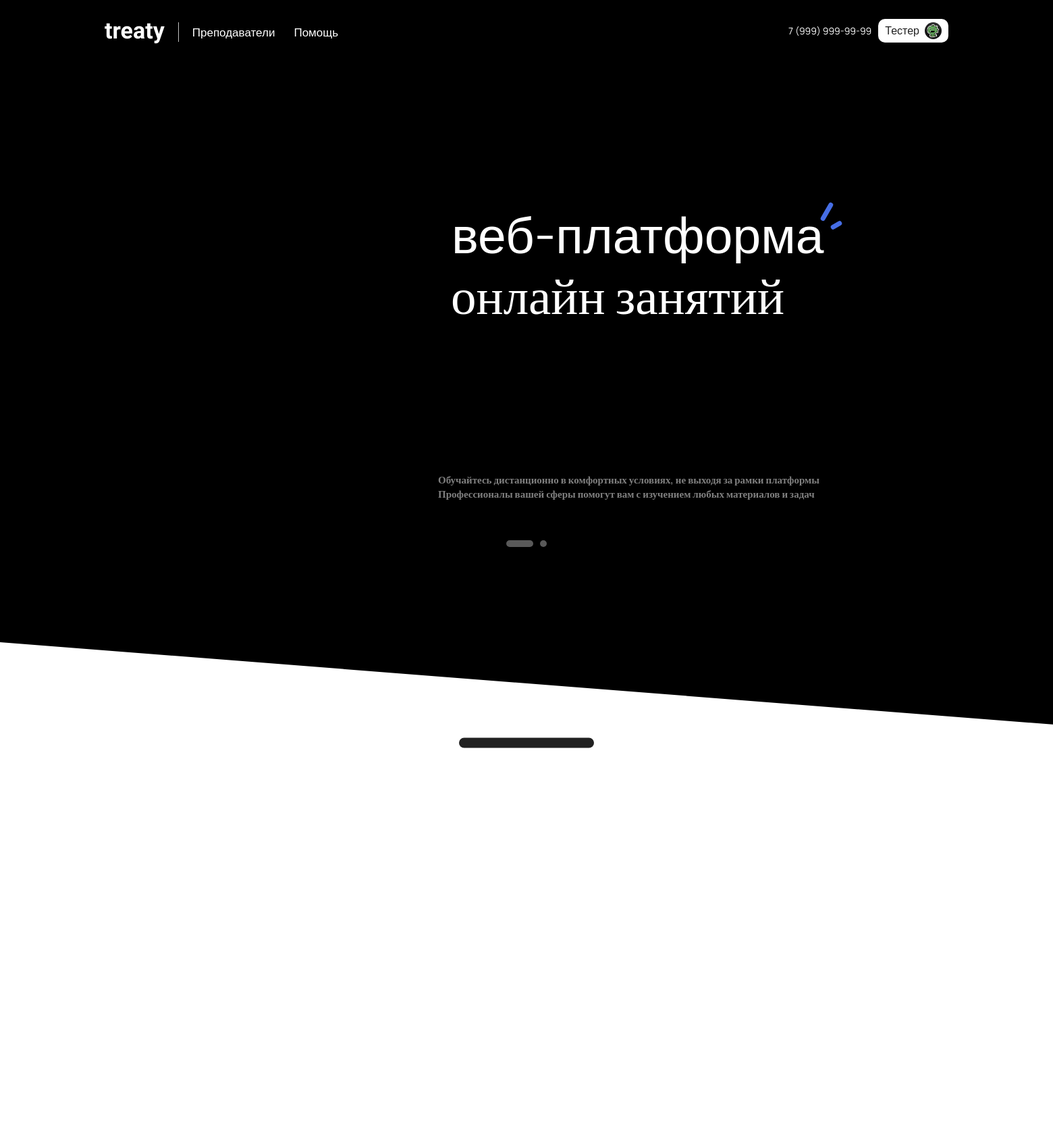
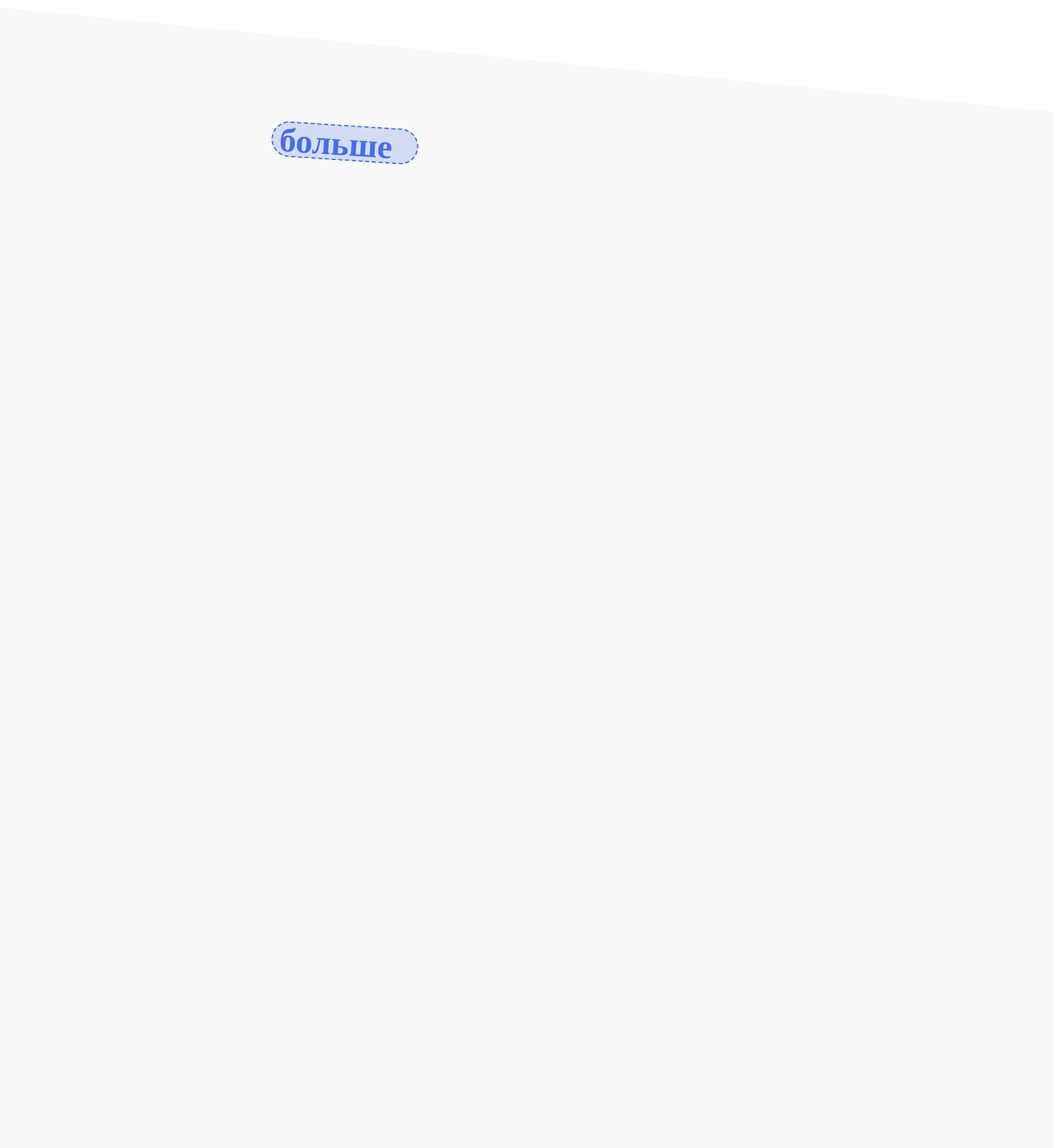
The app's page / (signed in, upper part) with its own data (2 pictures, top to bottom).
### main/models.py (models this page shows, shortened)
class CustomUser(AbstractUser):
    username = None
    email = models.EmailField(unique=True)
    birthday = models.DateField(null=True, blank=True)
    phone = models.CharField(max_length=15, blank=True)
    contact = models.CharField(max_length=50, blank=True)
    last_name = models.CharField(max_length=150, blank=False)  # Фамилия
    first_name = models.CharField(max_length=150, blank=False)  # Имя
    middle_name = models.CharField(max_length=150, blank=False)  # Отчество
    avatar = models.ImageField(upload_to='avatars/', null=True, blank=True)
    is_teacher = models.BooleanField(default=False)  # Заменили is_active на is_teacher
    is_staff = models.BooleanField(default=False)
    is_superuser = models.BooleanField(default=False)
    date_joined = models.DateTimeField(default=timezone.now)
    rating = models.FloatField(default=0.0)
    balance = models.DecimalField(
        max_digits=10,
        decimal_places=2,
        default=0.00
    )
    USERNAME_FIELD = 'email'
    REQUIRED_FIELDS = []
    objects = CustomUserManager()

### main/views.py (the view)
# urls.py: path('', views.index, name='home'),
def index(request):
    return render(request, 'main/index.html')

### main/templates/main/index.html (shortened to what this page needs)
{% extends 'main/layout.html' %}
{% load static %}
{% block style %}
<link rel="stylesheet" href="{% static 'main/css/index.css' %}">
{% endblock %}
{% block content %}
<div class="background">
    <div class="features52">
        <div class="containerscroll">
            <h1 class="web-platform1">веб-платформа</h1>
            <div class="onlinebox">
                <div class="textinbox">онлайн занятий</div>
                <div class="rectangleinbox"></div>
                <div class="rectangleinbox2"></div>
            </div>
        </div>
        <div class="textunderonlinebox">
            Обучайтесь дистанционно в комфортных условиях, не выходя за рамки платформы<br>
            Профессионалы вашей сферы помогут вам с изучением любых материалов и задач
        </div>
        <div class="people">
            <img src="{% static 'main/img/people.svg' %}" alt="people">
        </div>
        <div class="video-container">
            <div class="indicator-container">
                <div class="indicator active" data-video="video1"></div>
                <div class="indicator" data-video="video2"></div>
            </div>
        </div>
        <div class="huynya"></div>
        <div class="texthuynya"></div>
        <div class="huynya2"></div>
        <div class="continuation"></div>
        <div class="peopleline">
            <img src="{% static 'main/img/peopleline2.png' %}" alt="peopleline">
        </div>
    </div>
    <div class="blockhelp">
    </div>
    <div class="bolshebox">
        <div class="textinbox2">больше</div>
    </div>
</div>
{% endblock %}

### main/templates/main/layout.html (shortened to what this page needs)
{% load static %}
<!doctype html>
<html lang="en">
<head>
    <link rel="stylesheet" href="https://cdn.jsdelivr.net/npm/bootstrap@5.3.3/dist/css/bootstrap.min.css">
    <link rel="stylesheet" href="https://cdnjs.cloudflare.com/ajax/libs/font-awesome/6.6.0/css/all.min.css">
    <link rel="stylesheet"
          href="https://cdn.jsdelivr.net/npm/@fortawesome/fontawesome-free@6.6.0/css/fontawesome.min.css">
    <link rel="stylesheet" href="{% static 'main/css/nav.css' %}">
    <link rel="stylesheet" href="{% static 'main/css/main.css' %}">
    <link rel="stylesheet" href="{% static 'main/css/reglog.css' %}">
    <link rel="stylesheet" href="{% static 'main/css/profile.css' %}">
    {% block style %}
    {% endblock %}
</head>
<body>
<header>
    <nav class="navbarg">
        <div class="nav-container">
            <div class="nav-row">
                <div class="navbar-brandg">
                    <a href="{% url 'home' %}" class="brand-logog">treaty</a>
                </div>
                <ul class="navbar-menug" id="navbarMenu">
                    <li class="navbar-menug__item">
                        <a href="{% url 'catalog2_home' %}" class="navbar-menug__link">Преподаватели</a>
                    </li>
                    <li class="navbar-menug__item">
                        <a href="{% url 'help' %}" class="navbar-menug__link">Помощь</a>
                    </li>
                </ul>
                <div class="col-4g">
                    <span class="phone-numberg">7 (999) 999-99-99</span>
                    {% if user.is_authenticated %}
                    <div class="profile-dropdown">
                        <div class="profilebutton">
                            <span>{{ user.first_name }}</span>
                            {% if user.avatar %}
                            <img src="{{ user.avatar.url }}" alt="Аватар" class="avatar-img-layout">
                            {% else %}
                            <img src="{% static 'main/img/noimageavatar.svg' %}" alt="Аватар" class="avatar-img">
                            {% endif %}
                        </div>
                    </div>
                    {% else %}
                    <button id="logregOpenBtn" class="logregbtng1" onclick="toggleAuthModal()">Вход</button>
                    {% endif %}
                </div>
            </div>
        </div>
    </nav>
</header>
<main>
    {% block content %}
    {% endblock %}
</main>
</body>
</html>

### main/static/main/css/nav.css (style rules this page uses)
.navbarg { position: relative; padding: 30px 140px; background-color: transparent; width: 100%; }
.nav-container { margin: 0 auto; padding: 0 15px; max-width: 1678px; width: 100%; box-sizing: border-box; }
.nav-row { display: flex; justify-content: space-between; align-items: center; column-gap: 20px; row-gap: 20px; flex-wrap: wrap; width: 100%; color: black; }
.navbar-brandg { display: flex; align-items: center; }
.brand-logog { margin-top: -5px; color: #242424; text-align: center; font-family: Raleway; font-size: 34px; font-style: normal; font-weight: 700; line-height: normal; text-decoration: none; position: relative; opacity: 1; }
.brand-logog::after { content: ""; position: absolute; left: 50%; bottom: -13px; width: 0; height: 3px; background-color: black; transition: width 0.3s ease, left 0.3s ease, background-color 0.3s ease; transform: translateX(-50%); }
.navbar-menug { display: flex; justify-content: center; align-items: center; column-gap: 28px; font-size: 17px; font-family: 'Manrope', sans-serif; margin: 0; padding: 0; list-style: none; }
.navbar-menug__item { display: flex; }
.navbar-menug__link { color: #b4b4b4; text-decoration: none; height: 23px; text-align: center; letter-spacing: 0; line-height: 23px; transition: color 0.3s ease, transform 0.1s ease; font-weight: normal; }
.col-4g { margin-top: -5px; display: flex; align-items: center; gap: 10px; margin-left: auto; padding: 0; }
.phone-numberg { color: #333; font-size: 14px; font-family: 'Manrope', sans-serif; }
.avatar-img-layout { width: 25px; height: 25px; object-fit: cover; border-radius: 50%; display: block; margin: 0; padding: 0; }
.profilebutton { width: max-content; height: 35px; background-color: white; font-family: 'Manrope', sans-serif; color: #212121; display: flex; align-items: center; gap: 8px; padding: 0 10px; border-radius: 10px; white-space: nowrap; box-shadow: 0 2px 6px rgba(0, 0, 0, 0.1); }
.profile-dropdown { position: relative; display: inline-block; }

### main/static/main/css/main.css (style rules this page uses)
body { overflow-x: hidden; min-height: 100%; position: relative; opacity: 0; padding-bottom: 100px; }
body.theme-loaded { opacity: 1; }

### main/static/main/css/reglog.css (style rules this page uses)
body { background-color: #ffffff !important; overflow-x: hidden; }

### records on screen
CustomUser: first_name "Тестер", avatar (picture)
